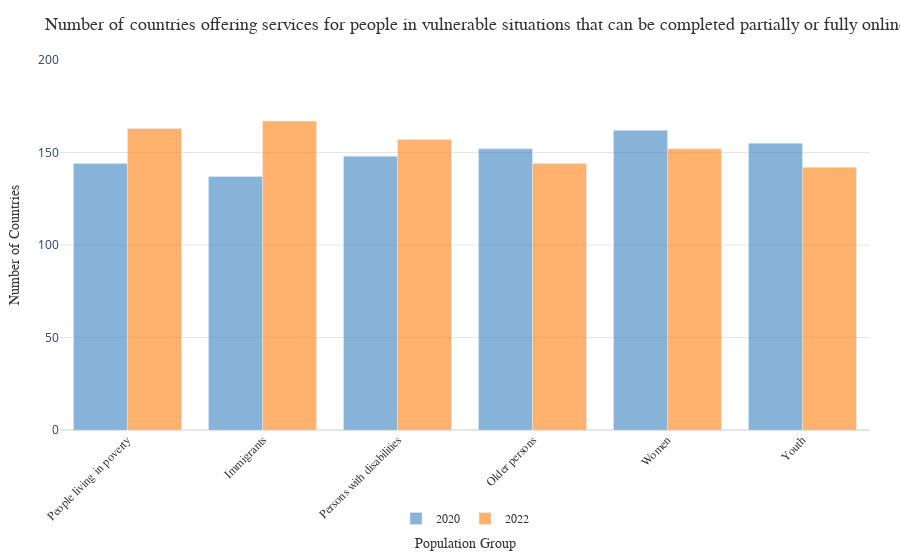

Notebook code for this chart:
### Code cell
image_loc = 'new graphs/bar/2.2_image2.png'
info2 = get_image_info(image_loc, prompt2)
print(info2)
plot_from_ai_output(info2)

### Figure 1 — Plotly figure (JSON) as saved in the notebook; plotly's stock layout.template omitted (floating-point values rounded to 4 significant figures)
{"data": [{"marker": {"color": "rgba(55, 128, 191, 0.6)"}, "name": "2020", "type": "bar", "x": ["People living in poverty", "Immigrants", "Persons with disabilities", "Older persons", "Women", "Youth"], "y": [144, 137, 148, 152, 162, 155]}, {"marker": {"color": "rgba(255, 127, 14, 0.6)"}, "name": "2022", "type": "bar", "x": ["People living in poverty", "Immigrants", "Persons with disabilities", "Older persons", "Women", "Youth"], "y": [163, 167, 157, 144, 152, 142]}], "layout": {"legend": {"font": {"color": "#333333", "family": "Arial, sans-serif", "size": 12}, "orientation": "h", "x": 0.5, "xanchor": "center", "y": -0.2}, "margin": {"b": 60, "l": 60, "r": 30, "t": 60}, "paper_bgcolor": "#ffffff", "plot_bgcolor": "#ffffff", "title": {"font": {"color": "#333333", "family": "Arial, sans-serif", "size": 18}, "text": "Number of countries offering services for people in vulnerable situations that can be completed partially or fully online, 2020 and 2022 (Percentage change)"}, "xaxis": {"showticklabels": true, "tickangle": -45, "tickfont": {"color": "#333333", "family": "Arial, sans-serif", "size": 12}, "title": {"font": {"color": "#333333", "family": "Arial, sans-serif", "size": 14}, "text": "Population Group"}}, "yaxis": {"gridcolor": "rgba(0, 0, 0, 0.1)", "range": [0, 200], "showgrid": true, "title": {"font": {"color": "#333333", "family": "Arial, sans-serif", "size": 14}, "text": "Number of Countries"}, "zeroline": true, "zerolinecolor": "rgba(0, 0, 0, 0.1)"}}}
